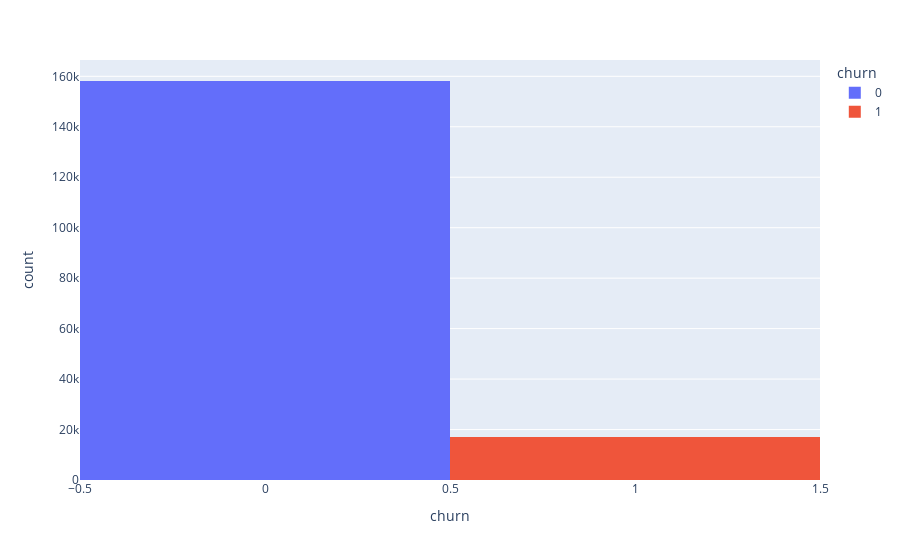

The code cell stored with this chart in its notebook:
### Markdown cell above
Let's start visualizing our data and we will begin by determining the correlations between our features to further analyze them

### Code cell
px.histogram(data_frame=df,x='churn',color='churn')

### Figure 1 — Plotly figure (JSON) as saved in the notebook; plotly's stock layout.template omitted (floating-point values rounded to 4 significant figures; data arrays with more than 128 entries replaced by an {"elided": "..."} marker saying what was removed)
{"data": [{"alignmentgroup": "True", "bingroup": "x", "hovertemplate": "churn=%{x}<br>count=%{y}<extra></extra>", "legendgroup": "0", "marker": {"color": "#636efa", "pattern": {"shape": ""}}, "name": "0", "offsetgroup": "0", "orientation": "v", "showlegend": true, "type": "histogram", "x": {"elided": "158146 int values"}, "xaxis": "x", "yaxis": "y"}, {"alignmentgroup": "True", "bingroup": "x", "hovertemplate": "churn=%{x}<br>count=%{y}<extra></extra>", "legendgroup": "1", "marker": {"color": "#EF553B", "pattern": {"shape": ""}}, "name": "1", "offsetgroup": "1", "orientation": "v", "showlegend": true, "type": "histogram", "x": {"elided": "17003 int values"}, "xaxis": "x", "yaxis": "y"}], "layout": {"barmode": "relative", "legend": {"title": {"text": "churn"}, "tracegroupgap": 0}, "margin": {"t": 60}, "xaxis": {"anchor": "y", "categoryarray": [0, 1], "categoryorder": "array", "domain": [0, 1], "title": {"text": "churn"}}, "yaxis": {"anchor": "x", "domain": [0, 1], "title": {"text": "count"}}}}
